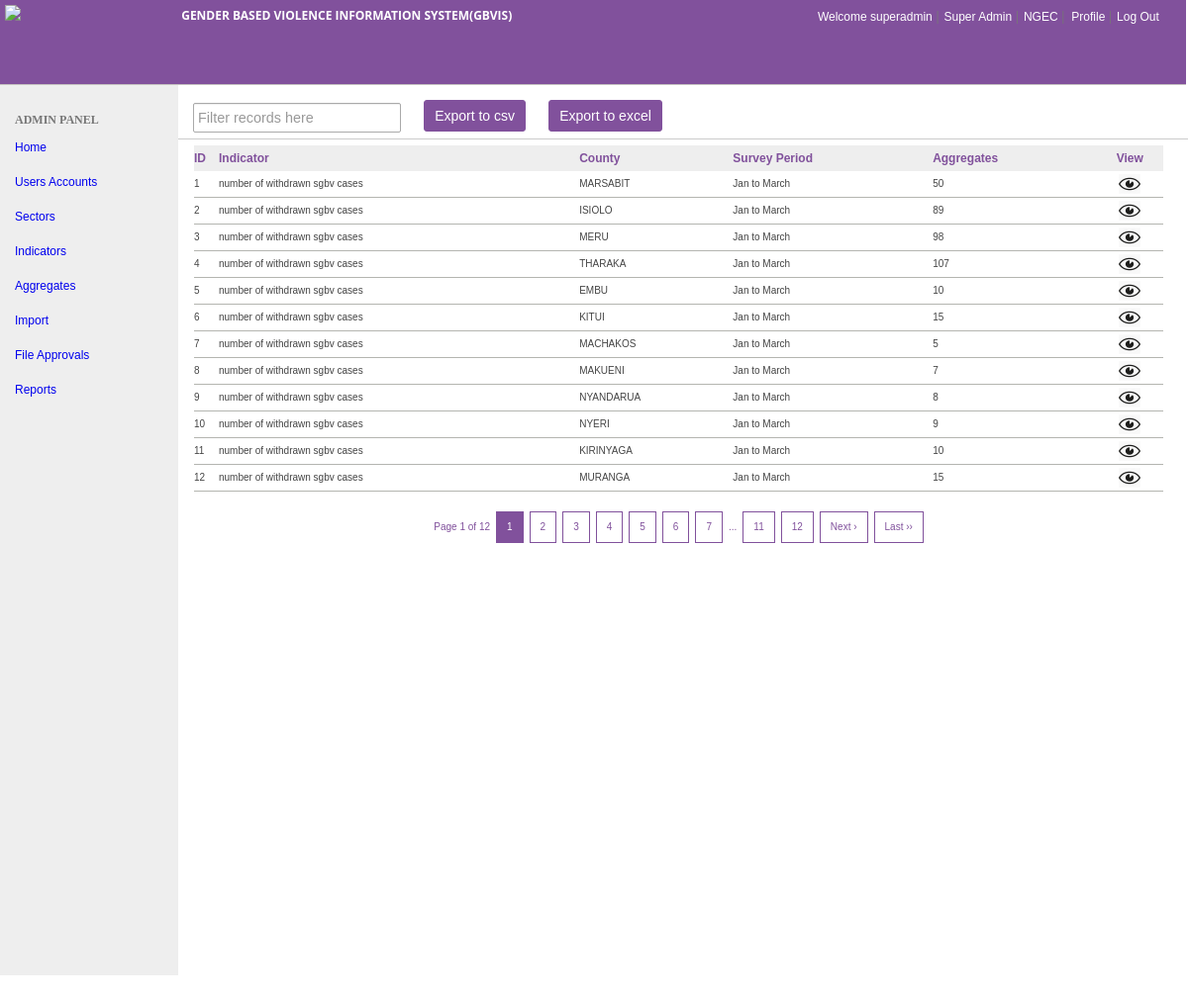
Page /aggregates.php (signed in) on the committed database.
### tables this page shows
CREATE TABLE IF NOT EXISTS `users` (
  `id` int(11) NOT NULL AUTO_INCREMENT,
  `firstname` varchar(100) NOT NULL,
  `lastname` varchar(100) NOT NULL,
  `mobile_phone` varchar(100) NOT NULL,
  `sector` varchar(100) NOT NULL,
  `username` varchar(50) NOT NULL,
  `password` varchar(50) NOT NULL,
  `email` varchar(50) NOT NULL,
  `user_group` int(11) NOT NULL,
  `join_date` datetime NOT NULL,
  PRIMARY KEY (`id`),
  UNIQUE KEY `username` (`username`)
);

CREATE TABLE IF NOT EXISTS `user_groups` (
  `id` int(11) NOT NULL AUTO_INCREMENT,
  `group_name` varchar(20) NOT NULL,
  `description` varchar(50) DEFAULT NULL,
  `created` datetime DEFAULT NULL,
  PRIMARY KEY (`id`)
);

CREATE TABLE IF NOT EXISTS `sectors` (
  `sector_id` int(10) NOT NULL AUTO_INCREMENT,
  `sector` varchar(100) NOT NULL,
  PRIMARY KEY (`sector_id`)
);

CREATE TABLE IF NOT EXISTS `judiciary_aggregates` (
  `id` int(10) NOT NULL AUTO_INCREMENT,
  `county_id` int(10) NOT NULL,
  `survey_id` int(10) NOT NULL,
  `indicator_id` int(10) NOT NULL,
  `aggregate` int(100) NOT NULL,
  PRIMARY KEY (`county_id`,`survey_id`,`indicator_id`),
  UNIQUE KEY `id` (`id`)
);

CREATE TABLE IF NOT EXISTS `indicators` (
  `survey_id` int(11) NOT NULL DEFAULT '0',
  `sector_id` int(11) NOT NULL DEFAULT '0',
  `indicator_id` int(11) NOT NULL DEFAULT '0',
  `indicator` varchar(255) DEFAULT NULL,
  `date_recorded` date NOT NULL,
  `date_modified` date NOT NULL,
  PRIMARY KEY (`survey_id`,`sector_id`,`indicator_id`)
);

CREATE TABLE IF NOT EXISTS `counties` (
  `county_id` int(2) NOT NULL DEFAULT '0',
  `county_name` varchar(15) NOT NULL,
  PRIMARY KEY (`county_id`)
);

CREATE TABLE IF NOT EXISTS `surveys` (
  `survey_id` int(10) NOT NULL AUTO_INCREMENT,
  `survey` varchar(100) NOT NULL,
  PRIMARY KEY (`survey_id`)
);

### classes/DB.class.php (called while the page is built, shortened)
<?php
class DB {
    public function processRowSet($rowSet, $singleRow = false)
    {
        $resultArray = array();
        while($row = mysql_fetch_assoc($rowSet))
        {
            array_push($resultArray, $row);
        }
        if($singleRow == true){
            return $resultArray[0];
          }
        return $resultArray;
    }
    public function processRowSetData($rowSet, $singleRow = false)
         {
         $resultArray = array();
         while($row = mysql_fetch_assoc($rowSet))
         {
            array_push($resultArray, $row);
         }
        if($singleRow == true){
            return  $resultArray;
          }
        return $resultArray;
    }
    public function select($table, $where) {
        $sql = "SELECT * FROM $table WHERE $where";
        $result = mysql_query($sql);
        if(mysql_num_rows($result) == 1)
            return $this->processRowSet($result, true);
        return $this->processRowSet($result);
    }
       public function selectData($table, $where) {
        $sql = "SELECT * FROM $table WHERE $where";
        $result = mysql_query($sql);
        if(mysql_num_rows($result) == 1)
            return $this->processRowSetData($result, true);
        return $this->processRowSetData($result);
    }
   }
?>

### classes/UserTools.class.php (called while the page is built, shortened)
<?php
require_once 'DB.class.php';
class UserTools {
	public function get($id)
	{
		$db = new DB();
		$result = $db->select('users', "id = $id");
		return new User($result);
	}
}
?>

### includes/global.inc.php (called while the page is built, shortened)
<?php
require_once 'classes/UserTools.class.php';
require_once 'classes/DB.class.php';
$userTools = new UserTools();
if(isset($_SESSION['logged_in'])) {
	$user = unserialize($_SESSION['user']);
	$_SESSION['user'] = serialize($userTools->get($user->id));
}
?>

### aggregates.php (the view, shortened to what this page needs)
<?php
require_once 'includes/global.inc.php';
if(isset($_SESSION['logged_in'])) {
$user = unserialize($_SESSION['user']);
$indicator_name = "";
$survey_period="";
include "includes/header.php";
include_once('includes/connection.php');
?>
	    <div id="sidebar">
<div class="sidebar-nav">
	</div>
	  </div>
	  <div id="main-content">
	    <div id="bread-crumbs">
	    </div>
        <div id="content-body">
        <div class="" align="left">
		<section class="" style="width:85%;">
	       <form action="#">
          <input type="text" name="search" value="" id="id_search" placeholder="Filter records here" autofocus />
          <a class="link-btn" href="export_aggregatesCsv.php">Export to csv</a>
           <a class="link-btn" href="">Export to excel</a>
        </form>
		</section>
		 <hr size="1" color="#CCCCCC">
        <div class="profile-data" align="left">
            <table width="100%" border="0" align="center" cellspacing="1" class="table-hover">
            <thead>
                          <th align="left" width="25px"><b>ID</b></th>
			  <th align="left"><b>Indicator</b></th>
			  <th align="left"><b>County</b></th>
			  <th align="left"><b>Survey Period</b></th>
			    <th align="left"><b>Aggregates</b></th>
                          <th align="left"><b><center>View</center></b></th>
            </thead>
            <?php
     $page = (int)(!isset($_GET["page"]) ? 1 : $_GET["page"]);
          $per_page = 12;
          $startpoint = ($page * $per_page) - $per_page;
       $statement = "`judiciary_aggregates` ORDER BY `id` ASC";
       $results = mysqli_query($conDB,"SELECT * FROM {$statement} LIMIT {$startpoint} , {$per_page}");
        if (mysqli_num_rows($results)!= 0) {
        while ($row = mysqli_fetch_array($results)) {
        $id= $row['id'];
        $indicator = $row['indicator_id'];
        $county =$row['county_id'];
        $survey =$row['survey_id'];
        $aggregate=$row['aggregate'];
    ?>
              <tr bgcolor="#FFFFFF" style="border-bottom: 1px solid #B4B5B0;">
                                 <td><?php echo $id; ?></td>
                                  <?php
				 $indicator_results = $db->selectData("indicators"," indicator_id = $indicator");
                                 foreach ($indicator_results as $urows)
                                  {
                                   $indicator_name = $urows['indicator'];
                                   }
                                   ?>
				 <td><?php echo $indicator_name; ?></td>
				  <?php
				 $county_results = $db->selectData("counties"," county_id = $county");
                                 foreach ($county_results as $urows)
                                  {
                                   $county_name = $urows['county_name'];
                                   }
                                   ?>
				   <td><?php echo $county_name; ?></td>
				    <?php
				 $survey_results = $db->selectData("surveys"," survey_id = $survey");
                                 foreach ($survey_results as $urows)
                                  {
                                   $survey_period = $urows['survey'];
                                   }
                                   ?>
				   <td><?php echo $survey_period; ?></td>
				   <td><?php echo $aggregate; ?></td>
                 <td align="center"><a href='view_aggregates.php?id=<?php echo $id;?>'><img src="images/icons/view2.png" height="20px"/><a></td>
		  </tr>
            <?php
            }
            }
            else
            {
            ?>
            <tr>
          <td colspan="8"><?php echo "No records are found.";?></td>
          </tr>
              <?php }
        ?>
       <tr>
          <td colspan="8"><?php echo pagination($statement,$per_page,$page,$url='?');?></td>
          </tr>
          </table>
      <br clear="all"><br clear="all"><br clear="all">
      </div><br clear="all">
	  </div>
		</div>
	  </div>
      </div>
	  <br clear="all">
	    </div>
<?php
	}
else
{
	header("location: login.php");
}
?>

### includes/header.php (shortened to what this page needs)
 <?php
            $user_sector_name= $user->sector;
            $Logged_user_group =$user->user_group;
            $group_results = $db->selectData("user_groups","id = $Logged_user_group");
              foreach ($group_results as $urows)
                      {
                      $Logged_group = $urows['group_name'];
                      }
             $sector_results = $db->selectData("sectors","sector_id = $user_sector_name");
              foreach ($sector_results as $urows)
                      {
                      $user_sector = $urows['sector'];
                      }
              ?>
<!DOCTYPE html PUBLIC "-//W3C//DTD XHTML 1.0 Transitional//EN" "http://www.w3.org/TR/xhtml1/DTD/xhtml1-transitional.dtd">
<html>
<head>
<link href="css/style.css" rel="stylesheet" type="text/css">
<link href="css/style2.css" rel="stylesheet" type="text/css">
<link href="css/login_style.css" rel="stylesheet" type="text/css">
<link href="css/popupcss.css" rel="stylesheet" type="text/css">
<link href="css/popup.css" rel="stylesheet" type="text/css">
<link href="css/modal.css" rel="stylesheet" type="text/css">
<link href="css/bootstrap/bootstrap.css" rel="stylesheet" media="screen"/>
 <link rel="stylesheet" href="/js/jquery-ui-1.11.2.custom/jquery-ui.css">
</head>
<body>
<div id="gbiv-wrapper">
<div id="header">
   <div class="logo">
      <img src="images/logo.png" height="70" />
	</div>
    <div class="menuLinks">
	  <div class="top-menuLinks">
	   <div class="system-title">
	  <h3 class="title-name">Gender Based Violence Information System(GBVIS)</h3>
      </div>
	  <div class="user_status_nav">
	    <section class="login-status-sec">
		<font style="font-family:Verdana, Geneva, sans-serif; font-size:12px; color:white;padding-right:2px;"> Welcome <?php echo  $user->username;?></font>|
		<font style="font-family:Verdana, Geneva, sans-serif; font-size:12px; color:white;padding-right:2px;"> <?php echo $Logged_group; ?></font>|
		<font style="font-family:Verdana, Geneva, sans-serif; font-size:12px; color:white;padding-right:2px;"> <?php echo $user_sector; ?></font>|
           <a href="profile.php" align="left" style="font-family:Verdana, Geneva, sans-serif; font-size:12px; color:white; text-decoration:none;padding-right:2px;padding-left:2px;">Profile</a>|
            <a href="logout.php" align="left" style="font-family:Verdana, Geneva, sans-serif; font-size:12px; color:white; text-decoration:none;padding-right:2px;">Log Out</a>
	   </section>
	</div>
	</div>
	<div class="bottom-menuLinks">
	</div>
	 </div>
 </div>
 <div id="gbvis-main">

### rows in the picture
users: username "superadmin"
user_groups: group_name "Super Admin"
sectors: sector "NGEC"
judiciary_aggregates: id "1", indicators.indicator "number of withdrawn sgbv cases", county.county_name "MARSABIT", survey.survey "Jan to March", aggregate "50"
judiciary_aggregates: id "2", county.county_name "ISIOLO", survey.survey "Jan to March", aggregate "89"
indicators: indicator "number of withdrawn sgbv cases"
judiciary_aggregates: id "3", county.county_name "MERU", survey.survey "Jan to March", aggregate "98"
judiciary_aggregates: id "4", county.county_name "THARAKA", survey.survey "Jan to March", aggregate "107"
judiciary_aggregates: id "5", county.county_name "EMBU", survey.survey "Jan to March", aggregate "10"
judiciary_aggregates: id "6", county.county_name "KITUI", survey.survey "Jan to March", aggregate "15"
judiciary_aggregates: id "7", county.county_name "MACHAKOS", survey.survey "Jan to March", aggregate "5"
judiciary_aggregates: id "8", county.county_name "MAKUENI", survey.survey "Jan to March", aggregate "7"
judiciary_aggregates: id "9", county.county_name "NYANDARUA", survey.survey "Jan to March", aggregate "8"
judiciary_aggregates: id "10", county.county_name "NYERI", survey.survey "Jan to March", aggregate "9"
judiciary_aggregates: id "11", county.county_name "KIRINYAGA", survey.survey "Jan to March", aggregate "10"
judiciary_aggregates: id "12", county.county_name "MURANGA", survey.survey "Jan to March", aggregate "15"

### other values in the picture
$page "1"
$lastpage "12"
$lpm1 "11"
$nextlabel "Next ›"
$lastlabel "Last ››"
